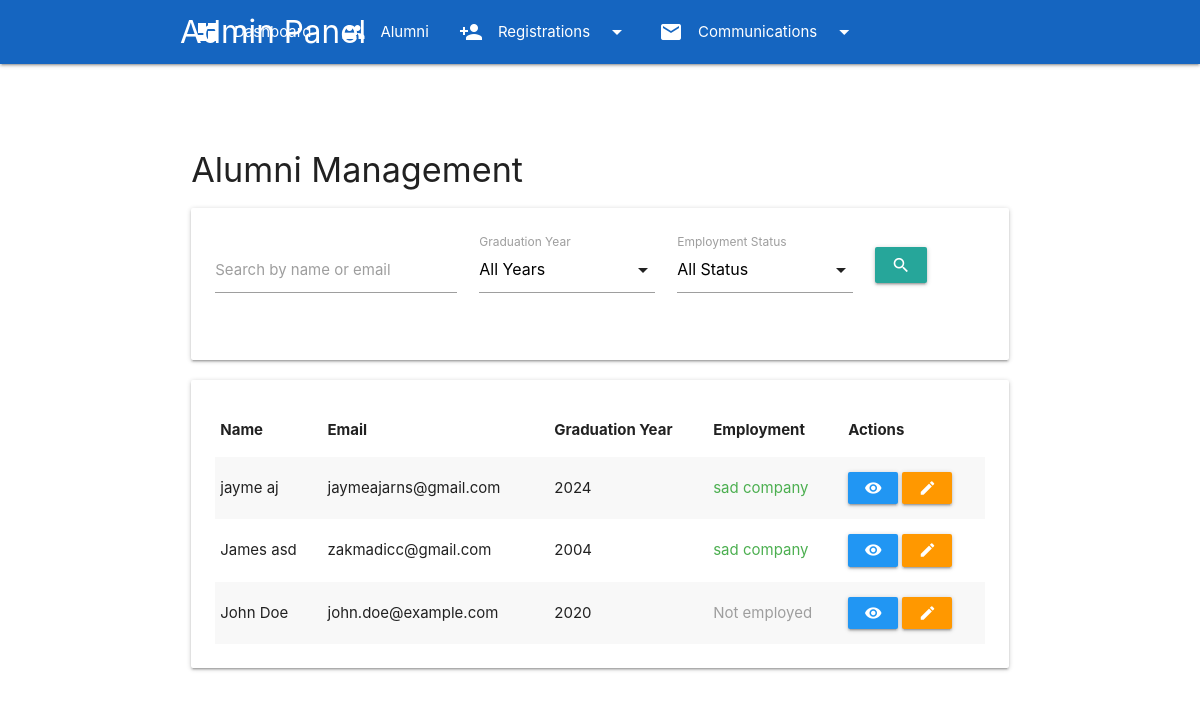
Page /admin/alumni.php (signed in) on the committed database.
### tables this page shows
CREATE TABLE `users` (
  `user_id` int(11) NOT NULL,
  `email` varchar(255) NOT NULL,
  `password_hash` varchar(255) NOT NULL,
  `registration_status` enum('Pending','Approved','Rejected') DEFAULT 'Pending',
  `registration_date` timestamp NOT NULL DEFAULT current_timestamp(),
  `last_login` timestamp NULL DEFAULT NULL,
  `first_name` varchar(100) NOT NULL,
  `last_name` varchar(100) NOT NULL,
  `middle_name` varchar(100) DEFAULT NULL,
  `contact_number` varchar(20) DEFAULT NULL,
  `birth_date` date DEFAULT NULL,
  `gender` varchar(20) DEFAULT NULL,
  `graduation_year` int(11) NOT NULL,
  `graduation_semester` varchar(20) DEFAULT NULL,
  `is_active` tinyint(1) DEFAULT 1,
  `email_verified` tinyint(1) DEFAULT 0,
  `department_id` int(11) DEFAULT NULL
);

### classes/Admin.php (called while the page is built, shortened)
<?php
class Admin {
    private $conn;
    public function __construct($db) {
        $this->conn = $db;
    }
    public function getAlumni($search = '', $year = '', $employed = '') {
        $query = "SELECT u.*,
                 (SELECT company_name FROM EmploymentHistory
                  WHERE user_id = u.user_id AND is_current = TRUE LIMIT 1) as current_employment
                 FROM Users u
                 WHERE registration_status = 'Approved'";
        $params = [];
        $query .= " ORDER BY last_name, first_name";
        $stmt = $this->conn->prepare($query);
        $stmt->execute();
        return $stmt->fetchAll(PDO::FETCH_ASSOC);
    }
}

### admin/alumni.php (the view, shortened to what this page needs)
<?php
require_once '../classes/Admin.php';
$database = new Database();
$db = $database->getConnection();
$admin = new Admin($db);
$search = isset($_GET['search']) ? $_GET['search'] : '';
$year = isset($_GET['year']) ? $_GET['year'] : '';
$employed = isset($_GET['employed']) ? $_GET['employed'] : '';
$alumni = $admin->getAlumni($search, $year, $employed);
?>
<?php include '../includes/header.php'; ?>
<?php include 'includes/admin_navbar.php'; ?>
<div class="container">
    <div class="row">
        <div class="col s12">
            <h4>Alumni Management</h4>
            <div class="card">
                <div class="card-content">
                    <form method="GET">
                        <div class="row">
                            <div class="input-field col s12 m4">
                                <input type="text" id="search" name="search" value="<?php echo htmlspecialchars($search); ?>">
                                <label for="search">Search by name or email</label>
                            </div>
                            <div class="input-field col s12 m3">
                                <label>Graduation Year</label>
                            </div>
                            <div class="input-field col s12 m3">
                                <label>Employment Status</label>
                            </div>
                            <div class="input-field col s12 m2">
                                <button type="submit" class="btn waves-effect waves-light">
                                    <i class="material-icons">search</i>
                                </button>
                            </div>
                        </div>
                    </form>
                </div>
            </div>
            <div class="card">
                <div class="card-content">
                    <table class="striped responsive-table">
                        <thead>
                            <tr>
                                <th>Name</th>
                                <th>Email</th>
                                <th>Graduation Year</th>
                                <th>Employment</th>
                                <th>Actions</th>
                            </tr>
                        </thead>
                        <tbody>
                            <?php foreach ($alumni as $alum): ?>
                                <tr>
                                    <td><?php echo $alum['first_name'] . ' ' . $alum['last_name']; ?></td>
                                    <td><?php echo $alum['email']; ?></td>
                                    <td><?php echo $alum['graduation_year']; ?></td>
                                    <td>
                                        <?php if ($alum['current_employment']): ?>
                                            <span class="green-text"><?php echo $alum['current_employment']; ?></span>
                                        <?php else: ?>
                                            <span class="grey-text">Not employed</span>
                                        <?php endif; ?>
                                    </td>
                                    <td>
                                        <a href="#!" onclick="viewProfile(<?php echo $alum['user_id']; ?>)"
                                           class="btn-small blue waves-effect waves-light">
                                            <i class="material-icons">visibility</i>
                                        </a>
                                        <a href="#!" onclick="editProfile(<?php echo $alum['user_id']; ?>)"
                                           class="btn-small orange waves-effect waves-light">
                                            <i class="material-icons">edit</i>
                                        </a>
                                    </td>
                                </tr>
                            <?php endforeach; ?>
                        </tbody>
                    </table>
                </div>
            </div>
        </div>
    </div>
</div>
<?php include '../includes/footer.php'; ?>

### assets/css/custom.css (style rules this page uses)
.card { margin-top: 20px; }

### rows in the picture
users: first_name "jayme", last_name "aj", email "jaymeajarns@gmail.com", graduation_year "2024", current_employment "sad company"
users: first_name "James", last_name "asd", email "zakmadicc@gmail.com", graduation_year "2004", current_employment "sad company"
users: first_name "John", last_name "Doe", email "john.doe@example.com", graduation_year "2020", shows "Not employed"
